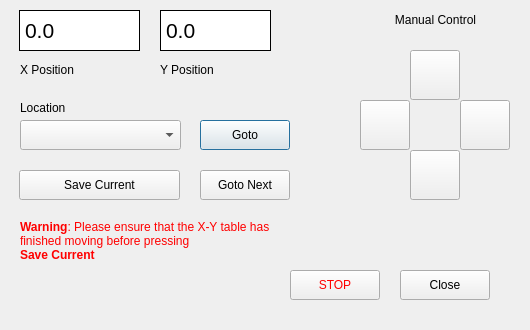
<?xml version="1.0" encoding="UTF-8"?>
<ui version="4.0">
 <author>Gary Twinn gary@twinn.net</author>
 <class>dialogXYSetup</class>
 <widget class="QDialog" name="dialogXYSetup">
  <property name="windowModality">
   <enum>Qt::ApplicationModal</enum>
  </property>
  <property name="geometry">
   <rect>
    <x>0</x>
    <y>0</y>
    <width>530</width>
    <height>330</height>
   </rect>
  </property>
  <property name="minimumSize">
   <size>
    <width>530</width>
    <height>330</height>
   </size>
  </property>
  <property name="maximumSize">
   <size>
    <width>530</width>
    <height>330</height>
   </size>
  </property>
  <property name="windowTitle">
   <string>Calibrate X-Y Control</string>
  </property>
  <property name="windowIcon">
   <iconset resource="main.qrc">
    <normaloff>:/main/iconGTRun.svg</normaloff>:/main/iconGTRun.svg</iconset>
  </property>
  <property name="styleSheet">
   <string notr="true">font: 10pt &quot;Segoe UI&quot;;</string>
  </property>
  <property name="modal">
   <bool>true</bool>
  </property>
  <widget class="QLabel" name="lineYPosition">
   <property name="geometry">
    <rect>
     <x>160</x>
     <y>10</y>
     <width>111</width>
     <height>41</height>
    </rect>
   </property>
   <property name="font">
    <font>
     <family>Segoe UI</family>
     <pointsize>16</pointsize>
     <weight>50</weight>
     <italic>false</italic>
     <bold>false</bold>
    </font>
   </property>
   <property name="styleSheet">
    <string notr="true">background-color: rgb(255, 255, 255);
font: 16pt &quot;Segoe UI&quot;;</string>
   </property>
   <property name="frameShape">
    <enum>QFrame::Box</enum>
   </property>
   <property name="lineWidth">
    <number>1</number>
   </property>
   <property name="text">
    <string>0.0</string>
   </property>
  </widget>
  <widget class="QLabel" name="label_9">
   <property name="geometry">
    <rect>
     <x>20</x>
     <y>60</y>
     <width>121</width>
     <height>20</height>
    </rect>
   </property>
   <property name="text">
    <string>X Position</string>
   </property>
  </widget>
  <widget class="QLabel" name="label_10">
   <property name="geometry">
    <rect>
     <x>160</x>
     <y>60</y>
     <width>111</width>
     <height>20</height>
    </rect>
   </property>
   <property name="text">
    <string>Y Position</string>
   </property>
  </widget>
  <widget class="QLabel" name="lineXPosition">
   <property name="geometry">
    <rect>
     <x>19</x>
     <y>10</y>
     <width>121</width>
     <height>41</height>
    </rect>
   </property>
   <property name="font">
    <font>
     <family>Segoe UI</family>
     <pointsize>16</pointsize>
     <weight>50</weight>
     <italic>false</italic>
     <bold>false</bold>
    </font>
   </property>
   <property name="styleSheet">
    <string notr="true">background-color: rgb(255, 255, 255);
font: 16pt &quot;Segoe UI&quot;;</string>
   </property>
   <property name="frameShape">
    <enum>QFrame::Box</enum>
   </property>
   <property name="lineWidth">
    <number>1</number>
   </property>
   <property name="text">
    <string>0.0</string>
   </property>
  </widget>
  <widget class="QToolButton" name="btnUp">
   <property name="geometry">
    <rect>
     <x>410</x>
     <y>50</y>
     <width>50</width>
     <height>50</height>
    </rect>
   </property>
   <property name="toolTip">
    <string>Move Up</string>
   </property>
   <property name="text">
    <string/>
   </property>
   <property name="icon">
    <iconset resource="main.qrc">
     <normaloff>:/xy setup/arrorwe up.png</normaloff>
     <normalon>:/xy setup/arrorw up.png</normalon>:/xy setup/arrorwe up.png</iconset>
   </property>
   <property name="iconSize">
    <size>
     <width>30</width>
     <height>30</height>
    </size>
   </property>
   <property name="autoRepeat">
    <bool>true</bool>
   </property>
  </widget>
  <widget class="QToolButton" name="btnLeft">
   <property name="geometry">
    <rect>
     <x>360</x>
     <y>100</y>
     <width>50</width>
     <height>50</height>
    </rect>
   </property>
   <property name="toolTip">
    <string>Move Left</string>
   </property>
   <property name="text">
    <string/>
   </property>
   <property name="icon">
    <iconset resource="main.qrc">
     <normaloff>:/xy setup/arrorwe left.png</normaloff>
     <normalon>:/xy setup/arrorw left.png</normalon>:/xy setup/arrorwe left.png</iconset>
   </property>
   <property name="iconSize">
    <size>
     <width>30</width>
     <height>30</height>
    </size>
   </property>
   <property name="autoRepeat">
    <bool>true</bool>
   </property>
  </widget>
  <widget class="QToolButton" name="btnRight">
   <property name="geometry">
    <rect>
     <x>460</x>
     <y>100</y>
     <width>50</width>
     <height>50</height>
    </rect>
   </property>
   <property name="toolTip">
    <string>Move Right</string>
   </property>
   <property name="text">
    <string/>
   </property>
   <property name="icon">
    <iconset resource="main.qrc">
     <normaloff>:/xy setup/arrorwe right.png</normaloff>
     <normalon>:/xy setup/arrorw right.png</normalon>:/xy setup/arrorwe right.png</iconset>
   </property>
   <property name="iconSize">
    <size>
     <width>30</width>
     <height>30</height>
    </size>
   </property>
   <property name="checkable">
    <bool>false</bool>
   </property>
   <property name="autoRepeat">
    <bool>true</bool>
   </property>
   <property name="autoRaise">
    <bool>false</bool>
   </property>
  </widget>
  <widget class="QToolButton" name="btnDown">
   <property name="geometry">
    <rect>
     <x>410</x>
     <y>150</y>
     <width>50</width>
     <height>50</height>
    </rect>
   </property>
   <property name="toolTip">
    <string>Move Down</string>
   </property>
   <property name="text">
    <string/>
   </property>
   <property name="icon">
    <iconset resource="main.qrc">
     <normaloff>:/xy setup/arrorwe down.png</normaloff>
     <normalon>:/xy setup/arrorw down.png</normalon>:/xy setup/arrorwe down.png</iconset>
   </property>
   <property name="iconSize">
    <size>
     <width>30</width>
     <height>30</height>
    </size>
   </property>
   <property name="autoRepeat">
    <bool>true</bool>
   </property>
  </widget>
  <widget class="QComboBox" name="comboLocation1">
   <property name="enabled">
    <bool>true</bool>
   </property>
   <property name="geometry">
    <rect>
     <x>20</x>
     <y>120</y>
     <width>161</width>
     <height>30</height>
    </rect>
   </property>
   <property name="editable">
    <bool>false</bool>
   </property>
   <property name="currentText">
    <string/>
   </property>
   <property name="currentIndex">
    <number>-1</number>
   </property>
   <property name="insertPolicy">
    <enum>QComboBox::InsertAtBottom</enum>
   </property>
  </widget>
  <widget class="QLabel" name="label_2">
   <property name="geometry">
    <rect>
     <x>20</x>
     <y>100</y>
     <width>151</width>
     <height>16</height>
    </rect>
   </property>
   <property name="text">
    <string>Location</string>
   </property>
  </widget>
  <widget class="QPushButton" name="btnGoto">
   <property name="geometry">
    <rect>
     <x>200</x>
     <y>120</y>
     <width>90</width>
     <height>30</height>
    </rect>
   </property>
   <property name="toolTip">
    <string>Goto the location specified</string>
   </property>
   <property name="text">
    <string>Goto</string>
   </property>
  </widget>
  <widget class="QPushButton" name="btnSave">
   <property name="geometry">
    <rect>
     <x>19</x>
     <y>170</y>
     <width>161</width>
     <height>30</height>
    </rect>
   </property>
   <property name="toolTip">
    <string comment="Saves the current X and Y position to the location shown" extracomment="Saves the current X and Y position to the location shown">Saves the current X and Y position to the location shown</string>
   </property>
   <property name="toolTipDuration">
    <number>-1</number>
   </property>
   <property name="statusTip">
    <string>Saves the current X and Y position to the location shown</string>
   </property>
   <property name="whatsThis">
    <string>Saves the current X and Y position to the location shown</string>
   </property>
   <property name="text">
    <string>Save Current</string>
   </property>
  </widget>
  <widget class="QPushButton" name="btnClose">
   <property name="geometry">
    <rect>
     <x>400</x>
     <y>270</y>
     <width>90</width>
     <height>30</height>
    </rect>
   </property>
   <property name="text">
    <string>Close</string>
   </property>
  </widget>
  <widget class="QPushButton" name="btnStop">
   <property name="geometry">
    <rect>
     <x>290</x>
     <y>270</y>
     <width>90</width>
     <height>30</height>
    </rect>
   </property>
   <property name="toolTip">
    <string>Stop the stage moving</string>
   </property>
   <property name="styleSheet">
    <string notr="true">color: rgb(255, 0, 0);
font: 75 10pt &quot;MS Shell Dlg 2&quot;;</string>
   </property>
   <property name="text">
    <string>STOP</string>
   </property>
  </widget>
  <widget class="QLabel" name="label">
   <property name="geometry">
    <rect>
     <x>20</x>
     <y>220</y>
     <width>261</width>
     <height>101</height>
    </rect>
   </property>
   <property name="styleSheet">
    <string notr="true">color: rgb(255, 0, 0);</string>
   </property>
   <property name="text">
    <string>&lt;html&gt;&lt;head/&gt;&lt;body&gt;&lt;p&gt;&lt;span style=&quot; font-weight:600;&quot;&gt;Warning&lt;/span&gt;: Please ensure that the X-Y table has finished moving before pressing &lt;br/&gt;&lt;span style=&quot; font-weight:600;&quot;&gt;Save Current&lt;/span&gt;&lt;/p&gt;&lt;/body&gt;&lt;/html&gt;</string>
   </property>
   <property name="textFormat">
    <enum>Qt::RichText</enum>
   </property>
   <property name="alignment">
    <set>Qt::AlignLeading|Qt::AlignLeft|Qt::AlignTop</set>
   </property>
   <property name="wordWrap">
    <bool>true</bool>
   </property>
  </widget>
  <widget class="QLabel" name="label_3">
   <property name="geometry">
    <rect>
     <x>360</x>
     <y>10</y>
     <width>151</width>
     <height>20</height>
    </rect>
   </property>
   <property name="text">
    <string>Manual Control</string>
   </property>
   <property name="alignment">
    <set>Qt::AlignCenter</set>
   </property>
  </widget>
  <widget class="QPushButton" name="btnGotoNext">
   <property name="geometry">
    <rect>
     <x>200</x>
     <y>170</y>
     <width>90</width>
     <height>30</height>
    </rect>
   </property>
   <property name="text">
    <string>Goto Next</string>
   </property>
  </widget>
 </widget>
 <resources>
  <include location="main.qrc"/>
 </resources>
 <connections/>
</ui>
